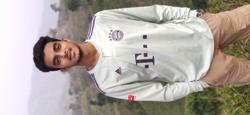
#> input picture Edit Images Using Python/IMG_20200201_161209.jpg, 250 x 115 px
$ python edit_image.py
#> lines starting #> are read from the running program, lines starting #| are printed output that depends on the picture
from PIL import Image, ImageEnhance, ImageFilter
import os

# image format change:
img1=Image.open('IMG_20200201_161209.jpg')
#> img1 is the input picture: PIL image 250x115 RGB; mean R, G, B 175.3, 167.4, 160.6
# [39 lines of commented-out code are left out]
img1.filter(ImageFilter.GaussianBlur()).save('filtered_img.jpg')
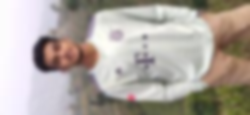
#> saved as filtered_img.jpg: PIL image 250x115 RGB; mean R, G, B 175.3, 167.4, 160.6
